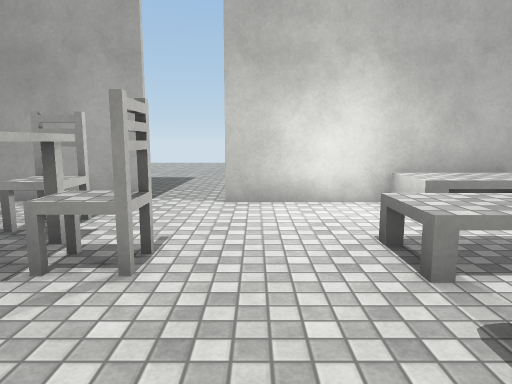
View 1 (above)

12 first-person views from a walk through a 3-D level made in the Unity game engine. The camera is 1.4 m above the floor, tilts 8° down and sees 70° across. The floor is counted in squares, 1 m on a side. Each view is taken from the middle of a square. On the plan, view 1 faces up. The plan holds only what a view shows up to about 16 squares ahead; the rest is blank. The place goes on beyond the plan. The player is left out. Surface patterns are stand-ins for the level's own textures.

View 2
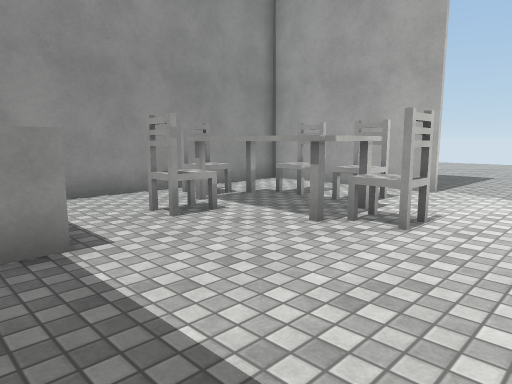

View 3
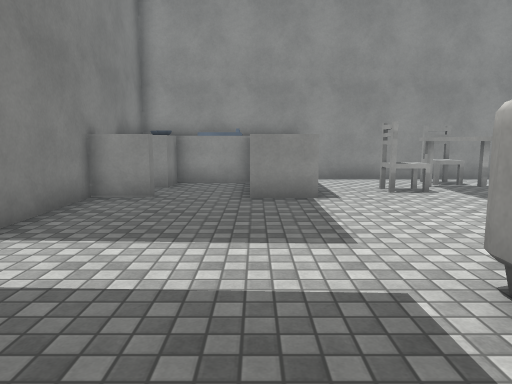

View 4
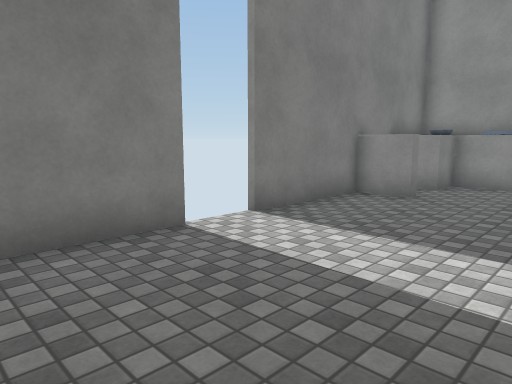

View 5
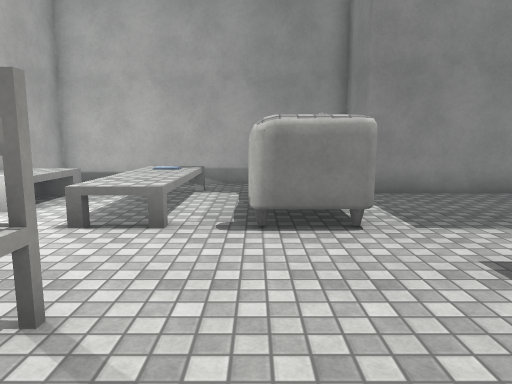

View 6
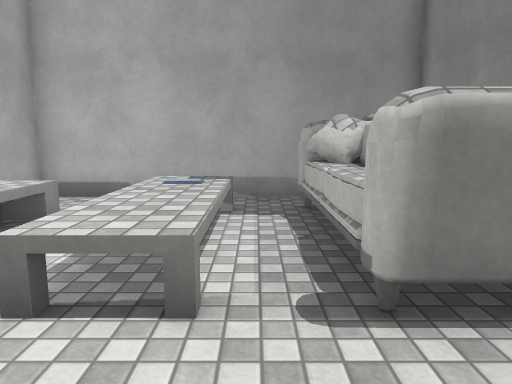

View 7
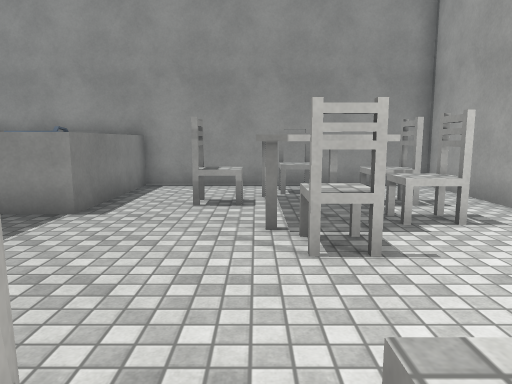

View 8
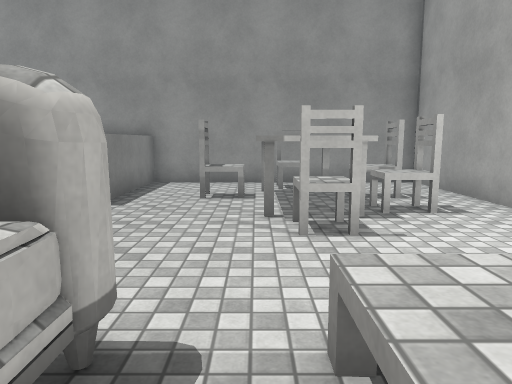

View 9
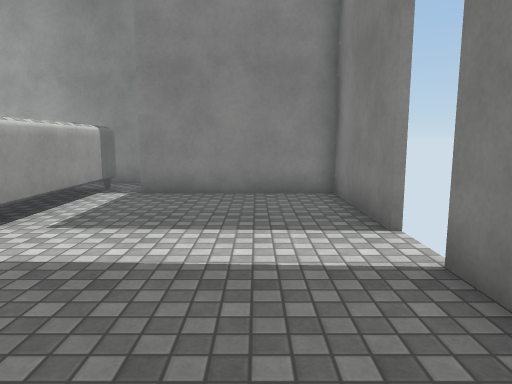

View 10
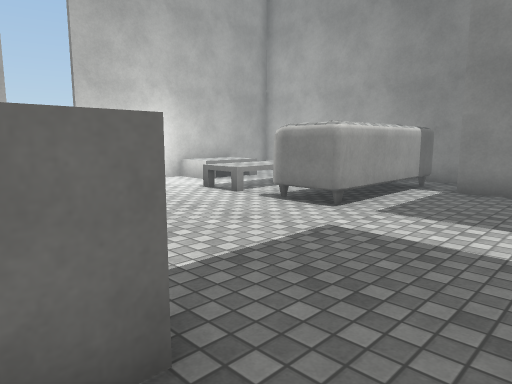

View 11
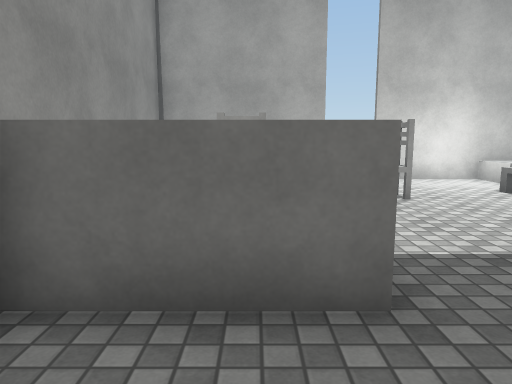

View 12
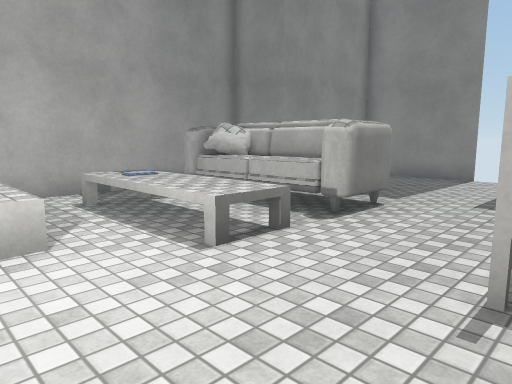

### Floor plan
Key: @ floor where view 1 was taken; # wall or solid block; x gap in a wall; . floor; = window, fence, low wall or low ledge; ^ raised ledge.
Columns run from 9 left of view 1 to 8 right of it. Each row starts with its distance up from view 1.
 16      ...
 15      ...
 14      ....
 13      ....
 12       ...
 11       ...
 10       ...
  9       ...
  8 #######..######^##
  7 #...........^^^^.#
  6 #..=x^^..........#
  5 #..^^^^....^^^^^.#
  4 #.^^  ^^...^^^^^.#
  3 #..^^^^..........#
  2 #..#^......#^^####
  1 #..........#####
  0 #........@.#####
 -1 ######.........#
 -2  #####.........#
 -3   #............#
 -4   #............#
 -5   ##.#.........#
 -6   ########.#####

Where each view was taken, in squares from view 1:
view 1: 0 up, 0 right, facing up
view 2: 2 down, 1 right, facing up-left
view 3: 2 down, 5 right, facing left
view 4: 1 down, 5 right, facing down-left
view 5: 2 up, 4 left, facing right
view 6: 3 up, 1 left, facing right
view 7: 3 up, 3 right, facing left
view 8: 3 up, 4 right, facing left
view 9: 4 down, 4 left, facing right
view 10: 4 down, 5 left, facing up-right
view 11: 5 down, 5 left, facing up
view 12: 8 up, 2 left, facing down-right
